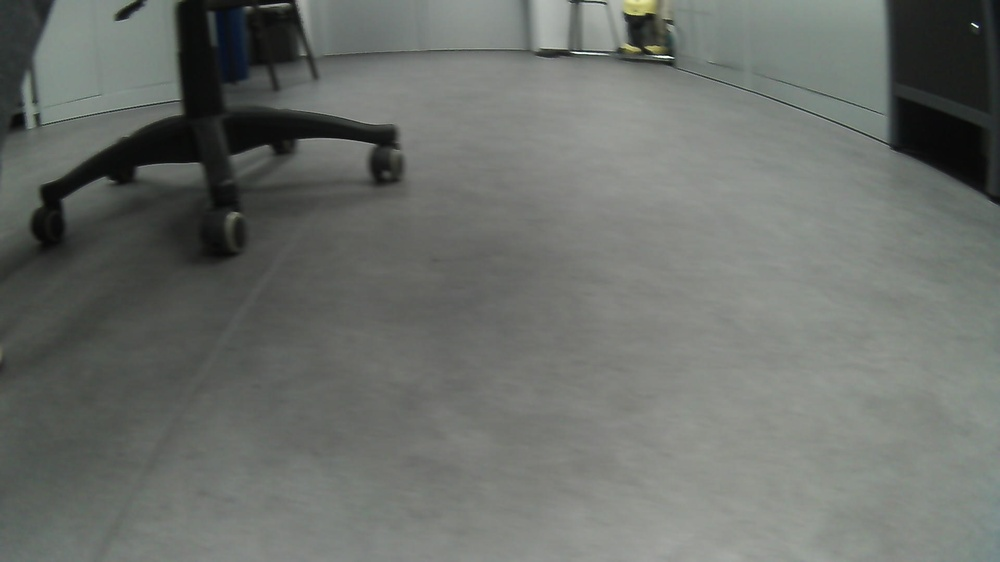
#> input picture zlutasove_skripty/img.jpg, 1000 x 562 px, shrunk from 1920 x 1080 before the run
$ python lineDet.py
#> lines starting #> are read from the running program, lines starting #| are printed output that depends on the picture; after the words box and inside, x2 and y2 are one past the last pixel; in counts of white or black regions, pixels touching at a corner belong together
import cv2
import numpy as np
import math

img = cv2.imread('img.jpg')
#> img is the input picture: shape (562, 1000, 3); mean B, G, R 106.6, 111, 107.3
h, w = img.shape[:2]
#> h = 562; w = 1000

# 1. Převod na šedou a prahování
gray = cv2.cvtColor(img, cv2.COLOR_BGR2GRAY)
_, thresh = cv2.threshold(gray, 60, 255, cv2.THRESH_BINARY_INV)
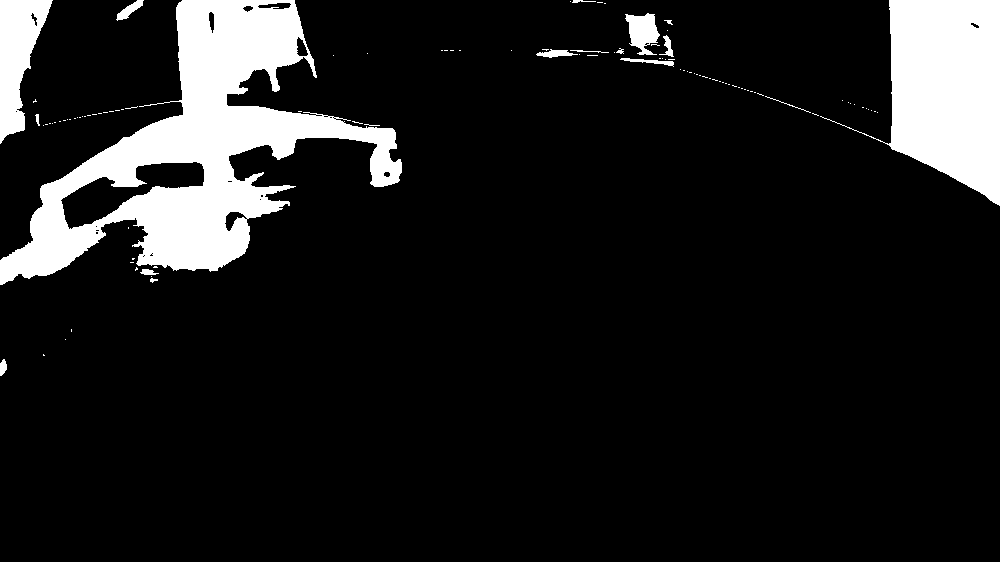
#> thresh: shape (562, 1000); 11.5% white; 105 white regions (88 under 20 px), largest, box (x1, y1, x2, y2) and area: (0, 0, 402, 285) 38920, (820, 0, 1000, 206) 19147, (0, 0, 53, 144) 4187

# --- VÝPOČET PRO 99 % (blízko u robota) ---
roi_h1 = int(h * 0.99)
#> roi_h1 = 556
# Vezmeme malý proužek od 90 % výšky (např. 20 pixelů vysoký)
roi1 = thresh[roi_h1 : roi_h1 + 20, :]
M1 = cv2.moments(roi1)
#> M1 = moments, m00 0

# --- VÝPOČET PRO 90 % (vzdálenější výhled) ---
roi_h2 = int(h * 0.90)
#> roi_h2 = 505
# Vezmeme malý proužek od 60 % výšky
roi2 = thresh[roi_h2 : roi_h2 + 20, :]
M2 = cv2.moments(roi2)
#> M2 = moments, m00 0


# Ověř si skutečnou šířku, kterou Python vidí
print(f"Skutečná šířka obrazu (w): {w}")
#| Skutečná šířka obrazu (w): 1000
print(f"Střed obrazu (w // 2): {w // 2}")
#| Střed obrazu (w // 2): 500

# Upravený výpočet s kontrolou
def get_deviation(M, width):
    if M["m00"] > 0:
        cX = int(M["m10"] / M["m00"])
        mid = width // 2
        offset = cX - mid
        return cX, offset
    return None, None

pos1, offset1 = get_deviation(M1, w)
pos2, offset2 = get_deviation(M2, w)

#> (the run stopped early here; a loop or call above may not have finished)
